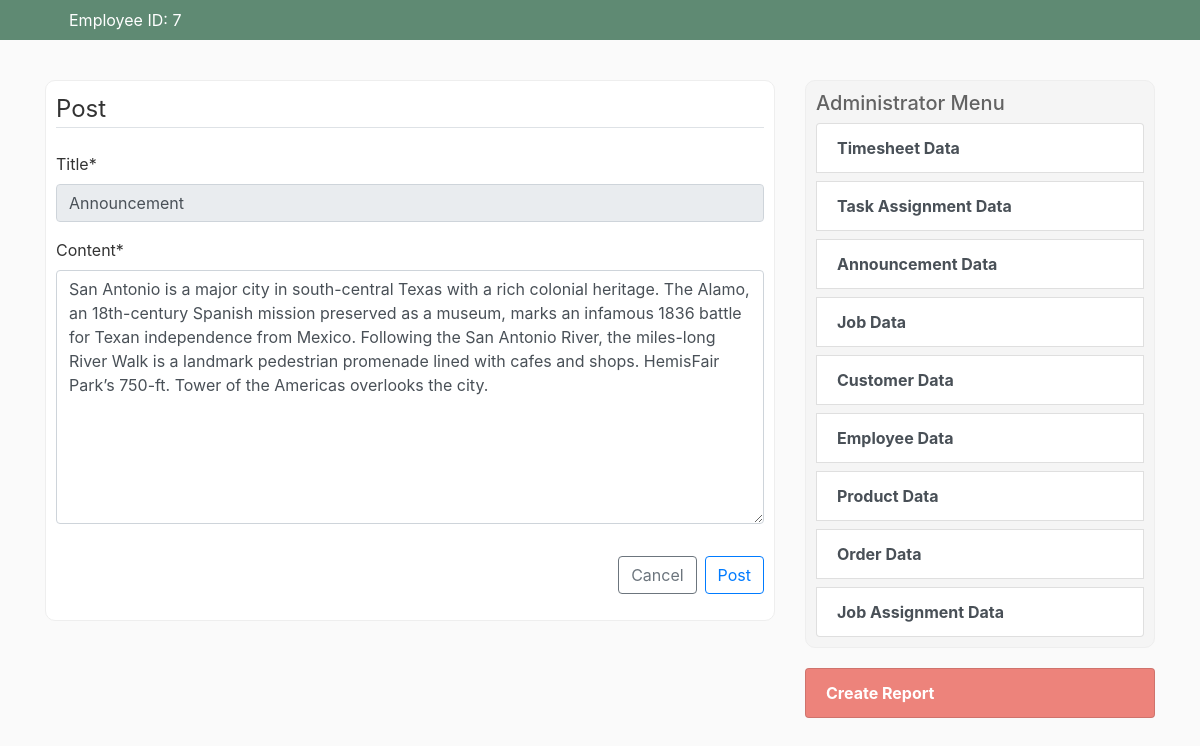
The page /post/13/update/ (signed in) on the database its author committed.
### blog/models.py (models this page shows, shortened)
class Post(models.Model):
    title = models.CharField(max_length=100)
    content = models.TextField(null=True)
    content_projectNum = models.FloatField(default=1234.21)
    content_timeStart = models.TimeField(default='01:00')
    content_timeEnd = models.TimeField(default='01:00')
    content_totalHours = models.FloatField(default=0.15)
    content_userID = models.CharField(max_length=100)
    date_posted = models.DateTimeField(default=timezone.localtime)
    author = models.ForeignKey(User, on_delete=models.CASCADE)
    likes = models.ManyToManyField(User, related_name='blog_posts_likes')
    dislikes = models.ManyToManyField(User, related_name='blog_posts_dislikes')

### blog/views.py (the view, shortened to what this page needs)
# urls.py: path('post/<int:pk>/update/', PostUpdateView.as_view(), name='post-update'),
class PostUpdateView(UserPassesTestMixin, UpdateView):
    model = Post
    fields = ['title', 'content']
    def test_func(self):
        post = self.get_object()
        if self.request.user == post.author:
            return True
        return False

### blog/context_processors.py (called while the page is built, shortened)
def connection_init():
    connection = pyodbc.connect(driver='ODBC Driver 17 for SQL Server', server='172.26.54.36', database='CyltexDB', trusted_connection='no', uid='test', password='testPass!@123')
    return connection

def connection_cursor_init(connection):
    cursor = connection.cursor()
    return cursor

def connection_query(connection, cursor, str):
    iterator = cursor.execute(str)
    result = iterator.fetchall()
    return result

def close_connections(connection, cursor):
    cursor.close()
    connection.rollback()

def SQL_get_all_employee_id():
    str = "SELECT * FROM Employee Where Emp_Status_ID != 2"
    conn = connection_init()
    cursor = connection_cursor_init(conn)
    query = connection_query(conn, cursor, str)
    close_connections(conn, cursor)
    return query

def empid_processor(request):
    context = {}
    emps = SQL_get_all_employee_id()
    if 'global_id' in request.session:
        global_id = request.session['global_id']
        context.update({
            'test': global_id,
            'emp_id': global_id,
            'emps': emps,
        })
    context.update({
            'emps': emps,
        })
    return context

### blog/templates/blog/post_form.html (shortened to what this page needs)
{% extends "blog/base.html" %}
{% load crispy_forms_tags %}
{% load widget_tweaks %}
{% block content %}
	<div class="content-section-side shadow_effect_only">
		<form method="POST">
			<fieldset class="form-group">
				<legend class="border-bottom mb-4">Post</legend>
				{{ form.title|attr:"readonly"|as_crispy_field }}
				{{ form.content|as_crispy_field }}
			</fieldset>
			<div class="form-group d-flex">
				<a class="btn btn-outline-secondary ml-auto" href="{% url 'blog-home' %}">Cancel</a>
				<button class="btn btn-outline-primary ml-2" type="submit">Post</button>
			</div>
		</form>
	</div>
{% endblock content %}

### static/blog/main.css (style rules this page uses)
body { background: #fafafa; color: #333333; margin-top: 5rem; }
.content-section-side { background: #ffffff; padding: 10px 10px; border: 1px solid #EEEEEE; border-radius: 10px; margin-bottom: 20px; }

### rows shown on the page
Post: title "Announcement", content "San Antonio is a major city in south-central Texas with a rich colonial heritage. The Alamo, an 18th-century Spanish mission preserved as a museum, marks an infamous 1836 battle for Texan independence from Mexico. Following the San Antonio River, the miles-long River Walk is a landmark pedestrian promenade lined with cafes and shops. HemisFair Park’s 750-ft. Tower of the Americas overlooks the city."

### other values the page prints
{{ emp_id }} "7"
